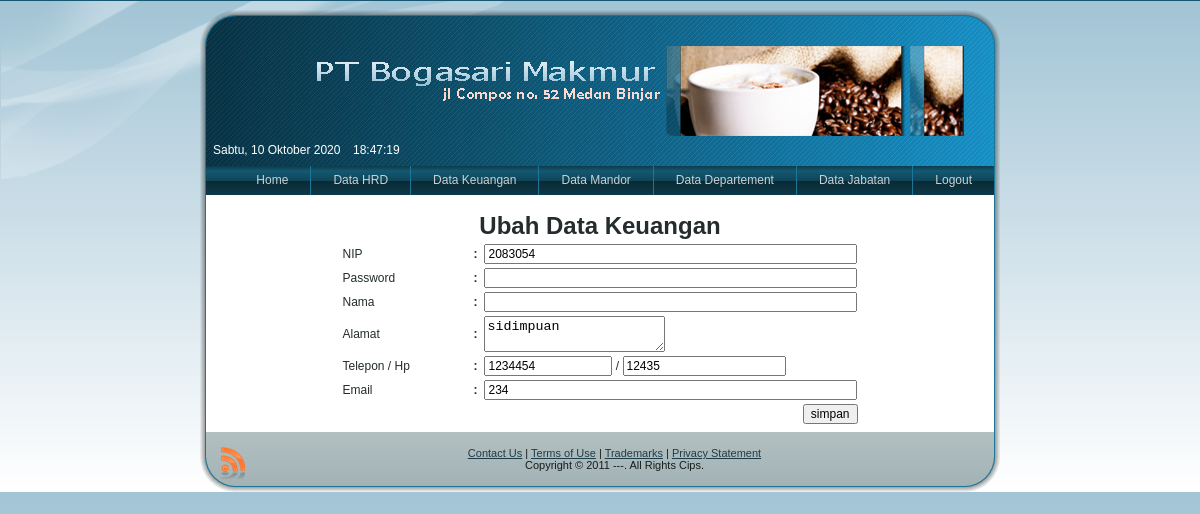
Screenshot of /penggajian3/uadmin.php?page=u-keuangan&id=2083054 with the database file from the repository.
### tables this page shows
CREATE TABLE `keuangan` (
  `nip` varchar(15) NOT NULL,
  `nama_keuangan` varchar(50) NOT NULL,
  `alamat_keuangan` text NOT NULL,
  `telp_keuangan` varchar(15) NOT NULL,
  `hp_keuangan` varchar(12) NOT NULL,
  `email_keuangan` varchar(50) NOT NULL,
  PRIMARY KEY  (`nip`)
);

### penggajian3/system/admin/update_keuangan.php (the view, shortened to what this page needs)
<form method="post" action="">
<br />
<?php
	$rr=mysql_query("select * from keuangan where nip='$_GET[id]'");
		$dd=mysql_fetch_array($rr);
 ?>
<table width="521" border="0" align="center" id="rpt">
  <tr>
    <td colspan="3" align="center"><span class="style1">
    <div align="center">Ubah Data Keuangan </div>
    </span></td>
  </tr>
  <tr>
    <td width="162">NIP</td>
    <td width="13"><div align="center"><strong>:</strong></div></td>
    <td width="332"><input type="text" name="nip_hrd" size="50" value="<?php echo $dd[nip] ?>"></td>
  </tr>
  <tr>
    <td width="162">Password</td>
    <td width="13"><div align="center"><strong>:</strong></div></td>
    <td><input type="hidden" name="password" size="50"  value="<?php echo $dd[password] ?>" />
    <input type="password" name="password2" size="50"  value="<?php echo $dd[password] ?>" /></td>
  </tr>
  <tr>
    <td>Nama</td>
    <td><div align="center"><strong>:</strong></div></td>
    <td><input type="text" name="nama_hrd" size="50"  value="<?php echo $dd[nama] ?>"></td>
  </tr>
  <tr>
    <td>Alamat</td>
    <td><div align="center"><strong>:</strong></div></td>
    <td><textarea name="alamat_hrd"><?php echo $dd[alamat_keuangan] ?></textarea></td>
  </tr>
  <tr>
    <td>Telepon / Hp </td>
    <td><div align="center"><strong>:</strong></div></td>
    <td><input type="text" name="telp_hrd" size="15"   value="<?php echo $dd[telp_keuangan] ?>"> / <input type="text" name="hp_hrd" size="20"   value="<?php echo $dd[hp_keuangan] ?>">  </tr>
  <tr>
    <td>Email</td>
    <td><div align="center"><strong>:</strong></div></td>
    <td><input type="text" name="email_hrd" size="50"   value="<?php echo $dd[email_keuangan] ?>"></td>
  </tr>
  <tr>
    <td colspan="3"><div align="right"><input type="submit" name="simp" value="simpan"></div></td>
  </tr>
  </table>
</form>

### penggajian3/style.css (style rules this page uses)
body { margin: 0 auto; padding: 0; background-color: #145871; }
form { padding:0 !important; margin:0 !important; }
body { font-family: Arial, Helvetica, Sans-Serif; font-size: 12px; font-style: normal; font-weight: normal; color: #242C2D; }
input, select { font-family: Arial, Helvetica, Sans-Serif; font-size: 12px; font-style: normal; font-weight: normal; }

### penggajian3/uadmin.php (style rules this page uses)
#all { background: -webkit-gradient(linear, left top, left bottom, from(#a2c4d5), to(#ffffff)); background: -moz-linear-gradient(top, #a2c4d5, #ffffff) no-repeat; filter: progid:DXImageTransform.Microsoft.gradient(startColorstr='#a2c4d5', endColorstr='#ffffff'); -ms-filter: progid:DXImageTransform.Microsoft.gradient(startColorstr='#a2c4d5', endColorstr='#ffffff'); }

### penggajian3/system/admin/update_keuangan.php (style rules this page uses)
.style1 { font-size: 24px; font-weight: bold; }

### rows the page displays
keuangan: nip_hrd "2083054", alamat_hrd "sidimpuan", telp_hrd "1234454", hp_hrd "12435", email_hrd "234"
